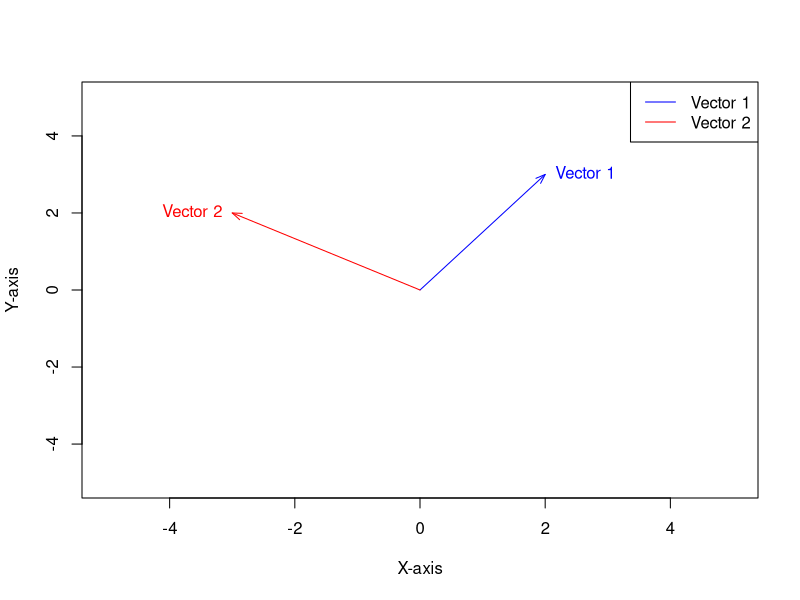
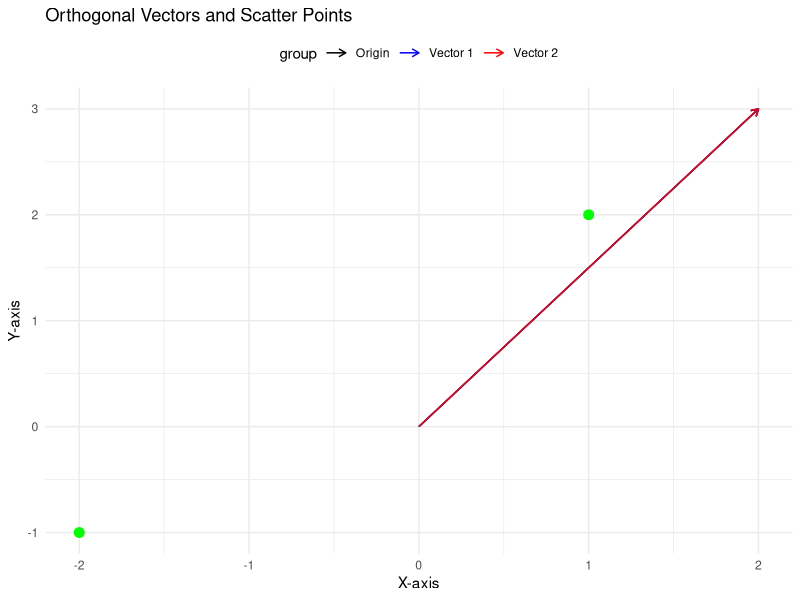

Here is the R script that generated these plots, in order:
## ---- chunk 1
# Create orthogonal vectors
vector1 <- c(2, 3)
vector2 <- c(-3, 2)

# Plot the vectors
plot(c(0, vector1[1]), c(0, vector1[2]), type = "n", xlim = c(-5, 5), ylim = c(-5, 5), xlab = "X-axis", ylab = "Y-axis")
arrows(0, 0, vector1[1], vector1[2], length = 0.1, angle = 20, col = "blue")
arrows(0, 0, vector2[1], vector2[2], length = 0.1, angle = 20, col = "red")

# Add labels
text(vector1[1], vector1[2], "Vector 1", pos = 4, col = "blue")
text(vector2[1], vector2[2], "Vector 2", pos = 2, col = "red")

# Add a legend
legend("topright", legend = c("Vector 1", "Vector 2"), col = c("blue", "red"), lty = 1)

## ---- chunk 2
library(ggplot2)

# Create orthogonal vectors
vector1 <- c(2, 3)
vector2 <- c(-3, 2)

# Create a data frame with the vectors
vectors_df <- data.frame(x = c(0, vector1[1], vector2[1]),
                         y = c(0, vector1[2], vector2[2]),
                         group = c("Origin", "Vector 1", "Vector 2"))

# Create scatter points
points_df <- data.frame(x = c(1, -2),
                        y = c(2, -1))

# Create a ggplot with vectors and scatter points
ggplot() +
  geom_segment(data = vectors_df, aes(x = x[1], y = y[1], xend = x[2], yend = y[2], color = group), arrow = arrow(length = unit(0.2, "cm"))) +
  geom_point(data = points_df, aes(x = x, y = y), color = "green", size = 3) +
  labs(x = "X-axis", y = "Y-axis", title = "Orthogonal Vectors and Scatter Points") +
  theme_minimal() +
  theme(legend.position = "top") +
  scale_color_manual(values = c("black", "blue", "red"), guide = guide_legend(title = NULL, override.aes = list(size = 4))) +
  guides(color = guide_legend(override.aes = list(size = 4)))

